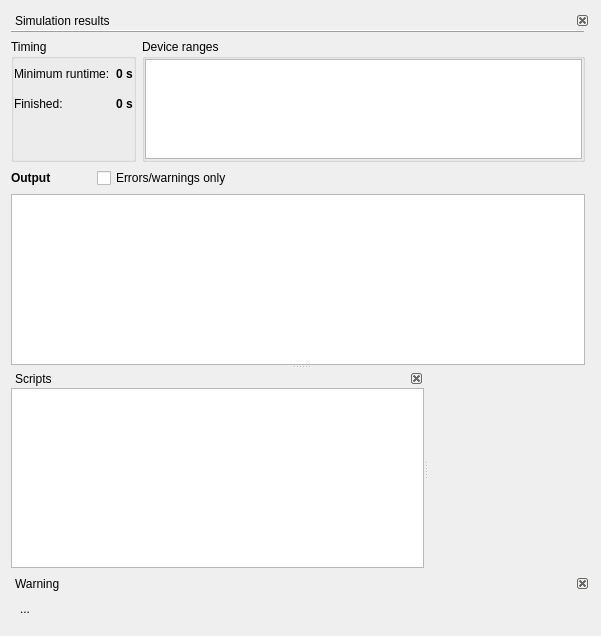
<?xml version="1.0" encoding="UTF-8"?>
<ui version="4.0">
 <class>UserEditor</class>
 <widget class="QWidget" name="UserEditor">
  <property name="geometry">
   <rect>
    <x>0</x>
    <y>0</y>
    <width>601</width>
    <height>636</height>
   </rect>
  </property>
  <layout class="QVBoxLayout" name="verticalLayout_3">
   <item>
    <widget class="QSplitter" name="splitter_2">
     <property name="orientation">
      <enum>Qt::Vertical</enum>
     </property>
     <widget class="QDockWidget" name="simPane">
      <property name="floating">
       <bool>false</bool>
      </property>
      <property name="features">
       <set>QDockWidget::DockWidgetClosable</set>
      </property>
      <property name="windowTitle">
       <string>Simulation results</string>
      </property>
      <widget class="QWidget" name="dockWidgetContents_2">
       <layout class="QVBoxLayout" name="verticalLayout_6">
        <property name="leftMargin">
         <number>0</number>
        </property>
        <property name="topMargin">
         <number>0</number>
        </property>
        <property name="rightMargin">
         <number>5</number>
        </property>
        <property name="bottomMargin">
         <number>0</number>
        </property>
        <item>
         <widget class="QFrame" name="frame_4">
          <property name="frameShape">
           <enum>QFrame::HLine</enum>
          </property>
          <property name="frameShadow">
           <enum>QFrame::Raised</enum>
          </property>
         </widget>
        </item>
        <item>
         <layout class="QGridLayout" name="gridLayout_3">
          <item row="0" column="0">
           <widget class="QGroupBox" name="groupBox_5">
            <property name="title">
             <string>Timing</string>
            </property>
            <layout class="QVBoxLayout" name="verticalLayout_8">
             <property name="margin">
              <number>0</number>
             </property>
             <item>
              <layout class="QGridLayout" name="gridLayout_2">
               <property name="verticalSpacing">
                <number>0</number>
               </property>
               <item row="0" column="1">
                <widget class="QLabel" name="simTotalTime">
                 <property name="font">
                  <font>
                   <weight>75</weight>
                   <bold>true</bold>
                  </font>
                 </property>
                 <property name="text">
                  <string>0 s</string>
                 </property>
                </widget>
               </item>
               <item row="0" column="0">
                <widget class="QLabel" name="label_7">
                 <property name="text">
                  <string>Minimum runtime:</string>
                 </property>
                </widget>
               </item>
               <item row="1" column="0">
                <widget class="QLabel" name="label_8">
                 <property name="text">
                  <string>Finished:</string>
                 </property>
                </widget>
               </item>
               <item row="1" column="1">
                <widget class="QLabel" name="simFinished">
                 <property name="font">
                  <font>
                   <weight>75</weight>
                   <bold>true</bold>
                  </font>
                 </property>
                 <property name="text">
                  <string>0 s</string>
                 </property>
                </widget>
               </item>
              </layout>
             </item>
             <item>
              <spacer name="verticalSpacer">
               <property name="orientation">
                <enum>Qt::Vertical</enum>
               </property>
               <property name="sizeType">
                <enum>QSizePolicy::Ignored</enum>
               </property>
               <property name="sizeHint" stdset="0">
                <size>
                 <width>20</width>
                 <height>40</height>
                </size>
               </property>
              </spacer>
             </item>
            </layout>
           </widget>
          </item>
          <item row="0" column="1">
           <widget class="QGroupBox" name="groupBox_6">
            <property name="title">
             <string>Device ranges</string>
            </property>
            <property name="checkable">
             <bool>false</bool>
            </property>
            <layout class="QVBoxLayout" name="verticalLayout_9">
             <property name="margin">
              <number>0</number>
             </property>
             <item>
              <widget class="QTreeWidget" name="simRanges">
               <property name="sizePolicy">
                <sizepolicy hsizetype="Expanding" vsizetype="Ignored">
                 <horstretch>0</horstretch>
                 <verstretch>0</verstretch>
                </sizepolicy>
               </property>
               <property name="minimumSize">
                <size>
                 <width>0</width>
                 <height>100</height>
                </size>
               </property>
               <property name="rootIsDecorated">
                <bool>false</bool>
               </property>
               <property name="allColumnsShowFocus">
                <bool>true</bool>
               </property>
               <property name="headerHidden">
                <bool>true</bool>
               </property>
               <property name="columnCount">
                <number>4</number>
               </property>
               <attribute name="headerDefaultSectionSize">
                <number>50</number>
               </attribute>
               <attribute name="headerMinimumSectionSize">
                <number>20</number>
               </attribute>
               <column>
                <property name="text">
                 <string notr="true">device</string>
                </property>
               </column>
               <column>
                <property name="text">
                 <string>min</string>
                </property>
               </column>
               <column>
                <property name="text">
                 <string/>
                </property>
               </column>
               <column>
                <property name="text">
                 <string>max</string>
                </property>
               </column>
              </widget>
             </item>
            </layout>
           </widget>
          </item>
         </layout>
        </item>
        <item>
         <layout class="QVBoxLayout" name="verticalLayout_2">
          <item>
           <layout class="QHBoxLayout" name="horizontalLayout">
            <item>
             <widget class="QLabel" name="label">
              <property name="font">
               <font>
                <weight>75</weight>
                <bold>true</bold>
               </font>
              </property>
              <property name="text">
               <string>Output</string>
              </property>
             </widget>
            </item>
            <item>
             <spacer name="horizontalSpacer_2">
              <property name="orientation">
               <enum>Qt::Horizontal</enum>
              </property>
              <property name="sizeType">
               <enum>QSizePolicy::Fixed</enum>
              </property>
              <property name="sizeHint" stdset="0">
               <size>
                <width>40</width>
                <height>20</height>
               </size>
              </property>
             </spacer>
            </item>
            <item>
             <widget class="QCheckBox" name="simErrorsOnly">
              <property name="text">
               <string>Errors/warnings only</string>
              </property>
             </widget>
            </item>
            <item>
             <spacer name="horizontalSpacer">
              <property name="orientation">
               <enum>Qt::Horizontal</enum>
              </property>
              <property name="sizeHint" stdset="0">
               <size>
                <width>40</width>
                <height>20</height>
               </size>
              </property>
             </spacer>
            </item>
           </layout>
          </item>
          <item>
           <widget class="QStackedWidget" name="simOutStack">
            <property name="currentIndex">
             <number>0</number>
            </property>
            <widget class="QWidget" name="simOutNormalPage">
             <layout class="QHBoxLayout" name="horizontalLayout_3">
              <property name="margin">
               <number>0</number>
              </property>
              <item>
               <widget class="MessageView" name="simOutView">
                <property name="autoFillBackground">
                 <bool>true</bool>
                </property>
                <property name="frameShadow">
                 <enum>QFrame::Plain</enum>
                </property>
                <property name="tabChangesFocus">
                 <bool>true</bool>
                </property>
                <property name="lineWrapMode">
                 <enum>QTextEdit::NoWrap</enum>
                </property>
                <property name="openLinks">
                 <bool>false</bool>
                </property>
               </widget>
              </item>
             </layout>
            </widget>
            <widget class="QWidget" name="simOutErrorPage">
             <layout class="QHBoxLayout" name="horizontalLayout_2">
              <property name="margin">
               <number>0</number>
              </property>
              <item>
               <widget class="MessageView" name="simOutViewErrors">
                <property name="autoFillBackground">
                 <bool>true</bool>
                </property>
                <property name="frameShadow">
                 <enum>QFrame::Plain</enum>
                </property>
                <property name="tabChangesFocus">
                 <bool>true</bool>
                </property>
                <property name="lineWrapMode">
                 <enum>QTextEdit::NoWrap</enum>
                </property>
                <property name="openLinks">
                 <bool>false</bool>
                </property>
               </widget>
              </item>
             </layout>
            </widget>
           </widget>
          </item>
         </layout>
        </item>
       </layout>
      </widget>
     </widget>
     <widget class="QSplitter" name="splitter">
      <property name="orientation">
       <enum>Qt::Horizontal</enum>
      </property>
      <widget class="QDockWidget" name="scriptsPane">
       <property name="features">
        <set>QDockWidget::DockWidgetClosable</set>
       </property>
       <property name="allowedAreas">
        <set>Qt::LeftDockWidgetArea</set>
       </property>
       <property name="windowTitle">
        <string>Scripts</string>
       </property>
       <widget class="QWidget" name="dockWidgetContents">
        <layout class="QVBoxLayout" name="verticalLayout_4">
         <property name="margin">
          <number>0</number>
         </property>
         <item>
          <widget class="QTreeView" name="fileTree"/>
         </item>
        </layout>
       </widget>
      </widget>
      <widget class="QFrame" name="mainFrame">
       <property name="frameShape">
        <enum>QFrame::NoFrame</enum>
       </property>
       <property name="frameShadow">
        <enum>QFrame::Raised</enum>
       </property>
      </widget>
     </widget>
    </widget>
   </item>
   <item>
    <widget class="QDockWidget" name="warnWidget">
     <property name="palette">
      <palette>
       <active>
        <colorrole role="Button">
         <brush brushstyle="SolidPattern">
          <color alpha="255">
           <red>255</red>
           <green>255</green>
           <blue>127</blue>
          </color>
         </brush>
        </colorrole>
        <colorrole role="Base">
         <brush brushstyle="SolidPattern">
          <color alpha="255">
           <red>255</red>
           <green>255</green>
           <blue>255</blue>
          </color>
         </brush>
        </colorrole>
        <colorrole role="Window">
         <brush brushstyle="SolidPattern">
          <color alpha="255">
           <red>255</red>
           <green>255</green>
           <blue>127</blue>
          </color>
         </brush>
        </colorrole>
       </active>
       <inactive>
        <colorrole role="Button">
         <brush brushstyle="SolidPattern">
          <color alpha="255">
           <red>255</red>
           <green>255</green>
           <blue>127</blue>
          </color>
         </brush>
        </colorrole>
        <colorrole role="Base">
         <brush brushstyle="SolidPattern">
          <color alpha="255">
           <red>255</red>
           <green>255</green>
           <blue>255</blue>
          </color>
         </brush>
        </colorrole>
        <colorrole role="Window">
         <brush brushstyle="SolidPattern">
          <color alpha="255">
           <red>255</red>
           <green>255</green>
           <blue>127</blue>
          </color>
         </brush>
        </colorrole>
       </inactive>
       <disabled>
        <colorrole role="Button">
         <brush brushstyle="SolidPattern">
          <color alpha="255">
           <red>255</red>
           <green>255</green>
           <blue>127</blue>
          </color>
         </brush>
        </colorrole>
        <colorrole role="Base">
         <brush brushstyle="SolidPattern">
          <color alpha="255">
           <red>255</red>
           <green>255</green>
           <blue>127</blue>
          </color>
         </brush>
        </colorrole>
        <colorrole role="Window">
         <brush brushstyle="SolidPattern">
          <color alpha="255">
           <red>255</red>
           <green>255</green>
           <blue>127</blue>
          </color>
         </brush>
        </colorrole>
       </disabled>
      </palette>
     </property>
     <property name="floating">
      <bool>false</bool>
     </property>
     <property name="features">
      <set>QDockWidget::DockWidgetClosable</set>
     </property>
     <property name="windowTitle">
      <string>Warning</string>
     </property>
     <widget class="QWidget" name="dockWidgetContents_3">
      <layout class="QVBoxLayout" name="verticalLayout">
       <item>
        <widget class="QLabel" name="warnText">
         <property name="text">
          <string>...</string>
         </property>
         <property name="alignment">
          <set>Qt::AlignLeading|Qt::AlignLeft|Qt::AlignTop</set>
         </property>
        </widget>
       </item>
      </layout>
     </widget>
    </widget>
   </item>
  </layout>
  <action name="actionOpen">
   <property name="icon">
    <iconset resource="../../../../../resources/nicos-gui.qrc">
     <normaloff>:/open</normaloff>:/open</iconset>
   </property>
   <property name="text">
    <string>&amp;Open...</string>
   </property>
   <property name="toolTip">
    <string>Open script from disk</string>
   </property>
   <property name="shortcut">
    <string>Ctrl+O</string>
   </property>
  </action>
  <action name="actionNew">
   <property name="icon">
    <iconset resource="../../../../../resources/nicos-gui.qrc">
     <normaloff>:/new</normaloff>:/new</iconset>
   </property>
   <property name="text">
    <string>&amp;New</string>
   </property>
   <property name="toolTip">
    <string>New script</string>
   </property>
   <property name="shortcut">
    <string>Ctrl+N</string>
   </property>
  </action>
  <action name="actionSave">
   <property name="enabled">
    <bool>false</bool>
   </property>
   <property name="icon">
    <iconset resource="../../../../../resources/nicos-gui.qrc">
     <normaloff>:/save</normaloff>:/save</iconset>
   </property>
   <property name="text">
    <string>&amp;Save</string>
   </property>
   <property name="toolTip">
    <string>Save script to disk</string>
   </property>
   <property name="shortcut">
    <string>Ctrl+S</string>
   </property>
  </action>
  <action name="actionSaveAs">
   <property name="text">
    <string>Save &amp;as...</string>
   </property>
  </action>
  <action name="actionPrint">
   <property name="icon">
    <iconset resource="../../../../../resources/nicos-gui.qrc">
     <normaloff>:/print</normaloff>:/print</iconset>
   </property>
   <property name="text">
    <string>&amp;Print...</string>
   </property>
   <property name="toolTip">
    <string>Print script</string>
   </property>
   <property name="shortcut">
    <string>Ctrl+P</string>
   </property>
  </action>
  <action name="actionUndo">
   <property name="icon">
    <iconset resource="../../../../../resources/nicos-gui.qrc">
     <normaloff>:/undo</normaloff>:/undo</iconset>
   </property>
   <property name="text">
    <string>&amp;Undo</string>
   </property>
   <property name="toolTip">
    <string>Undo edit</string>
   </property>
   <property name="shortcut">
    <string>Ctrl+Z</string>
   </property>
  </action>
  <action name="actionRedo">
   <property name="icon">
    <iconset resource="../../../../../resources/nicos-gui.qrc">
     <normaloff>:/redo</normaloff>:/redo</iconset>
   </property>
   <property name="text">
    <string>&amp;Redo</string>
   </property>
   <property name="toolTip">
    <string>Redo edit</string>
   </property>
   <property name="shortcut">
    <string>Ctrl+Y</string>
   </property>
  </action>
  <action name="actionCut">
   <property name="icon">
    <iconset resource="../../../../../resources/nicos-gui.qrc">
     <normaloff>:/cut</normaloff>:/cut</iconset>
   </property>
   <property name="text">
    <string>&amp;Cut</string>
   </property>
   <property name="toolTip">
    <string>Cut selected text to clipboard</string>
   </property>
   <property name="shortcut">
    <string>Ctrl+X</string>
   </property>
  </action>
  <action name="actionCopy">
   <property name="icon">
    <iconset resource="../../../../../resources/nicos-gui.qrc">
     <normaloff>:/copy</normaloff>:/copy</iconset>
   </property>
   <property name="text">
    <string>C&amp;opy</string>
   </property>
   <property name="toolTip">
    <string>Copy selected text to clipboard</string>
   </property>
   <property name="shortcut">
    <string>Ctrl+C</string>
   </property>
  </action>
  <action name="actionPaste">
   <property name="icon">
    <iconset resource="../../../../../resources/nicos-gui.qrc">
     <normaloff>:/paste</normaloff>:/paste</iconset>
   </property>
   <property name="text">
    <string>&amp;Paste</string>
   </property>
   <property name="toolTip">
    <string>Paste text from clipboard</string>
   </property>
   <property name="shortcut">
    <string>Ctrl+V</string>
   </property>
  </action>
  <action name="actionRun">
   <property name="icon">
    <iconset resource="../../../../../resources/nicos-gui.qrc">
     <normaloff>:/continue</normaloff>:/continue</iconset>
   </property>
   <property name="text">
    <string>&amp;Run</string>
   </property>
   <property name="toolTip">
    <string>Run the script in this window</string>
   </property>
   <property name="shortcut">
    <string>Ctrl+Return</string>
   </property>
  </action>
  <action name="actionGet">
   <property name="icon">
    <iconset resource="../../../../../resources/nicos-gui.qrc">
     <normaloff>:/get</normaloff>:/get</iconset>
   </property>
   <property name="text">
    <string>&amp;Get</string>
   </property>
   <property name="toolTip">
    <string>Copy the currently running script into this window</string>
   </property>
  </action>
  <action name="actionFind">
   <property name="icon">
    <iconset resource="../../../../../resources/nicos-gui.qrc">
     <normaloff>:/find</normaloff>:/find</iconset>
   </property>
   <property name="text">
    <string>&amp;Find...</string>
   </property>
   <property name="toolTip">
    <string>Find and replace text</string>
   </property>
   <property name="shortcut">
    <string>Ctrl+F</string>
   </property>
  </action>
  <action name="actionComment">
   <property name="text">
    <string>Toggle Co&amp;mment</string>
   </property>
   <property name="toolTip">
    <string>Comment or uncomment selected code</string>
   </property>
   <property name="shortcut">
    <string>Ctrl+#</string>
   </property>
  </action>
  <action name="actionUpdate">
   <property name="icon">
    <iconset resource="../../../../../resources/nicos-gui.qrc">
     <normaloff>:/refresh</normaloff>:/refresh</iconset>
   </property>
   <property name="text">
    <string>&amp;Update</string>
   </property>
   <property name="toolTip">
    <string>Update the currently running script with the one in this window</string>
   </property>
  </action>
  <action name="actionReload">
   <property name="enabled">
    <bool>false</bool>
   </property>
   <property name="text">
    <string>Re&amp;load from disk</string>
   </property>
  </action>
  <action name="actionSimulate">
   <property name="icon">
    <iconset resource="../../../../../resources/nicos-gui.qrc">
     <normaloff>:/simulate</normaloff>:/simulate</iconset>
   </property>
   <property name="text">
    <string>Simulate</string>
   </property>
   <property name="shortcut">
    <string>Ctrl+Shift+Return</string>
   </property>
  </action>
  <action name="actionShowScripts">
   <property name="checkable">
    <bool>true</bool>
   </property>
   <property name="text">
    <string>Show script browser</string>
   </property>
   <property name="toolTip">
    <string>Show a side panel with all scripts for the current experiment</string>
   </property>
  </action>
 </widget>
 <customwidgets>
  <customwidget>
   <class>MessageView</class>
   <extends>QTextBrowser</extends>
   <header>nicos.clients.gui.widgets.messageview.h</header>
  </customwidget>
 </customwidgets>
 <resources>
  <include location="../../../../../resources/nicos-gui.qrc"/>
 </resources>
 <connections/>
</ui>
